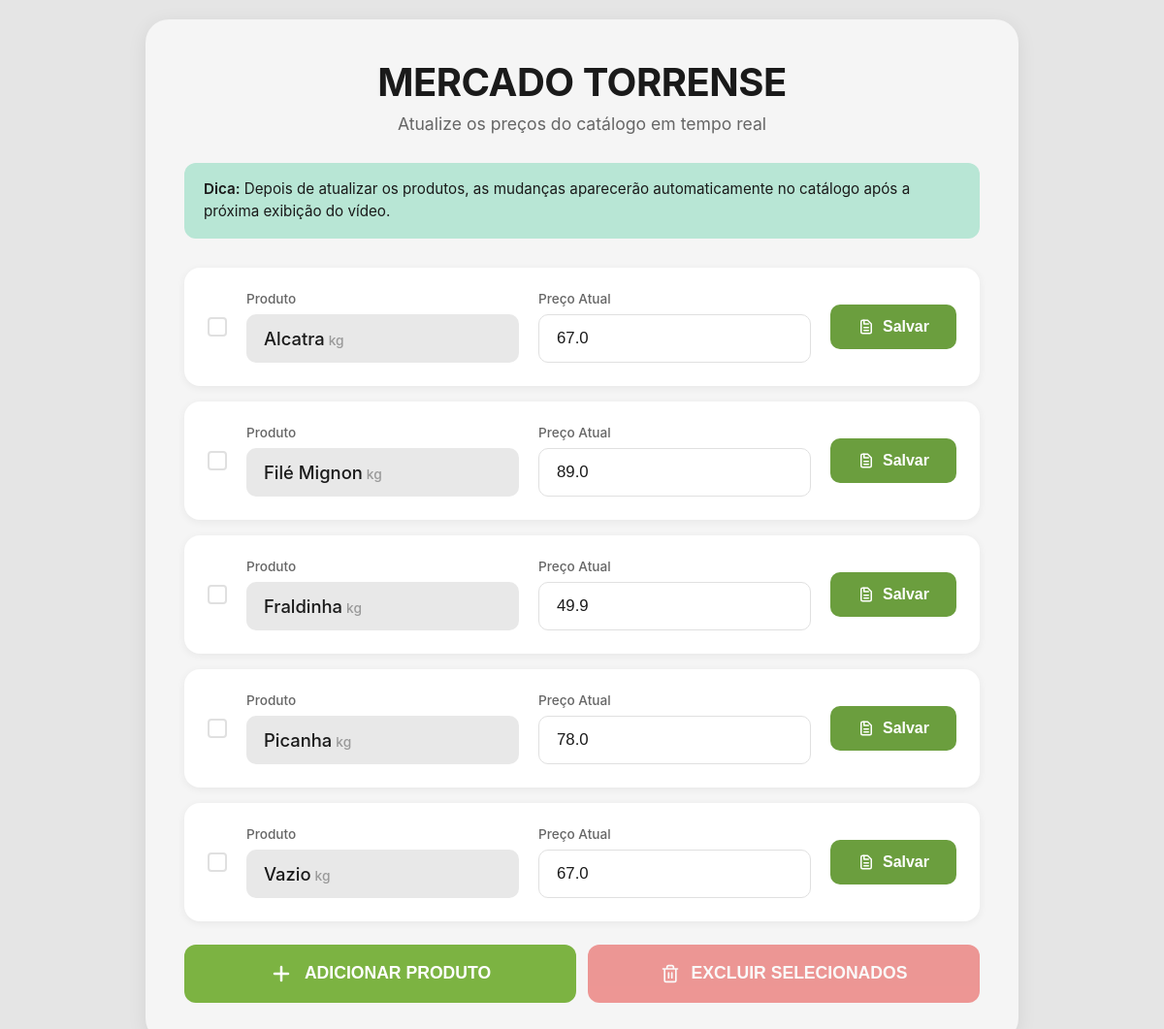
The page /gerenciar on the database as committed earlier.
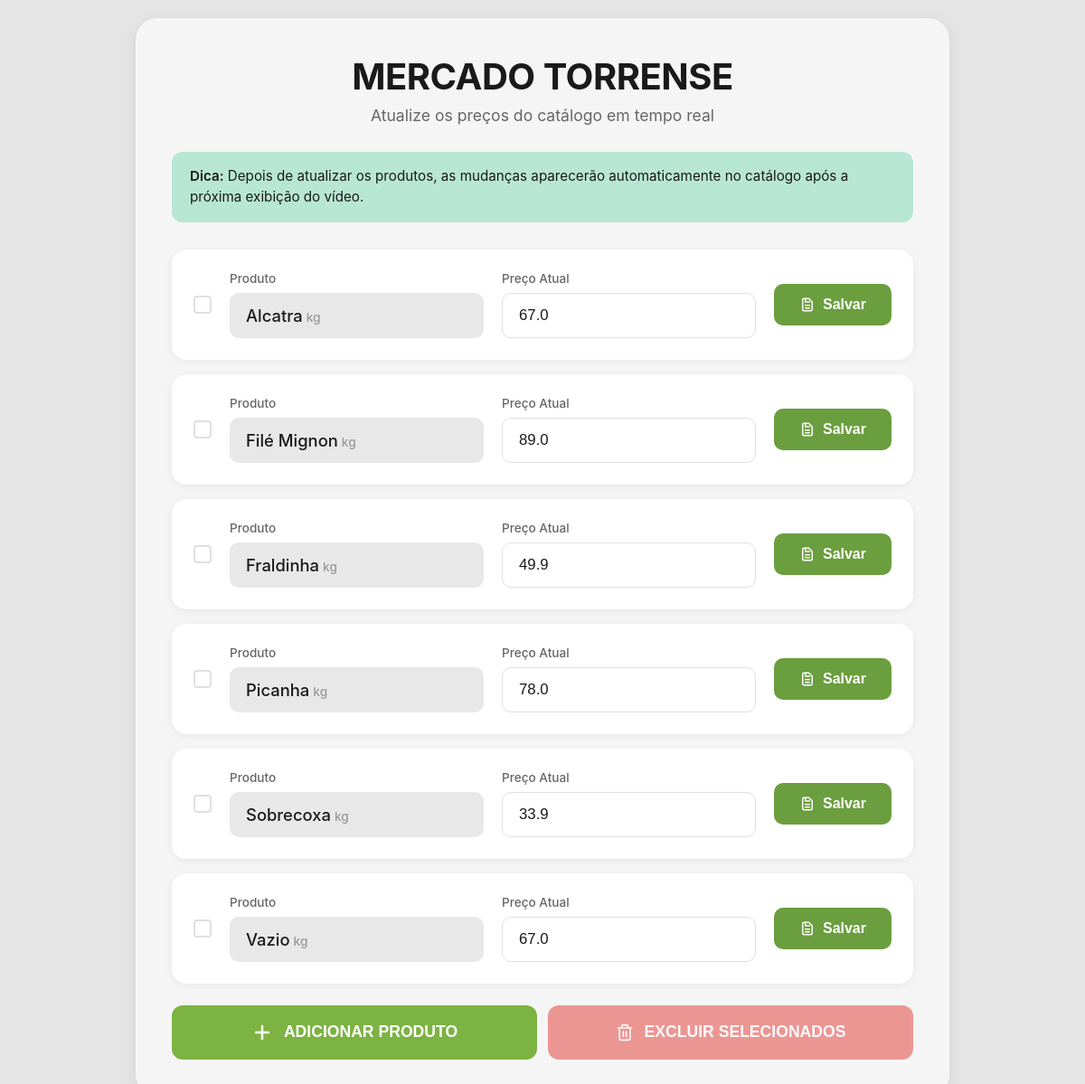
The same page on the database as committed later.
### tables this page shows
CREATE TABLE produtos (
            id INTEGER PRIMARY KEY AUTOINCREMENT,
            nome TEXT NOT NULL,
            preco REAL NOT NULL,
            unidade TEXT NOT NULL
        );

### app.py (the view)
@app.route('/')
@app.route('/gerenciar')
def gerenciar():
    conn = get_db_connection()
    produtos = conn.execute('SELECT * FROM produtos ORDER BY nome').fetchall()
    conn.close()
    return render_template('gerenciar.html', produtos=produtos)

### app.py (called while the page is built)
def get_db_connection():
    conn = sqlite3.connect(DB_NAME)
    conn.row_factory = sqlite3.Row
    return conn

### templates/gerenciar.html (shortened to what this page needs)
<!DOCTYPE html>
<html lang="pt-BR">
<head>
</head>
<body>
    <div class="container">
        <div class="header">
            <h1>MERCADO TORRENSE</h1>
            <p>Atualize os preços do catálogo em tempo real</p>
        </div>
        <div class="info-box">
            <strong>Dica:</strong> Depois de atualizar os produtos, as mudanças aparecerão automaticamente no catálogo após a próxima exibição do vídeo.
        </div>
        <div id="produtosLista">
            {% for produto in produtos %}
            <div class="produto-item">
                <div class="produto-checkbox">
                    <label for="select-{{ produto.id }}" class="checkbox-custom"></label>
                </div>
                <div class="produto-col">
                    <div class="produto-label">Produto</div>
                    <div class="produto-nome-display">
                        {{ produto.nome }}<span class="produto-unidade">{{ produto.unidade }}</span>
                    </div>
                </div>
                <div class="produto-col">
                    <div class="produto-label">Preço Atual</div>
                    <input
                        type="number"
                        id="preco-{{ produto.id }}"
                        step="0.01"
                        min="0"
                        value="{{ produto.preco }}"
                        placeholder="R$ 0,00"
                    >
                </div>
                <button class="btn-salvar" onclick="atualizarPreco({{ produto.id }})">
                    Salvar
                </button>
            </div>
            {% endfor %}
        </div>
        <div class="botoes-container">
            <button class="btn-adicionar" onclick="abrirModal()">
                <svg class="icon-plus" viewBox="0 0 24 24" fill="none" xmlns="http://www.w3.org/2000/svg">
                    <path d="M12 5V19M5 12H19" stroke="currentColor" stroke-width="2.5" stroke-linecap="round" stroke-linejoin="round"/>
                </svg>
                ADICIONAR PRODUTO
            </button>
            <button class="btn-excluir" id="btnExcluir" onclick="abrirModalExclusao()">
                EXCLUIR SELECIONADOS
            </button>
        </div>
    </div>
</body>
</html>

### templates/gerenciar.html (style rules this page uses)
* { margin: 0; padding: 0; box-sizing: border-box; }
body { font-family: -apple-system, BlinkMacSystemFont, 'Segoe UI', Roboto, 'Helvetica Neue', Arial, sans-serif; background: #E5E5E5; min-height: 100vh; padding: 20px; }
.container { max-width: 900px; margin: 0 auto; background: #F5F5F5; border-radius: 24px; padding: 40px; box-shadow: 0 4px 20px rgba(0, 0, 0, 0.08); }
.header { text-align: center; margin-bottom: 30px; }
.header h1 { font-size: 2.5em; font-weight: 700; color: #1A1A1A; margin-bottom: 8px; letter-spacing: -0.5px; }
.header p { font-size: 1.1em; color: #666; font-weight: 400; }
.info-box { background: #B8E6D5; border-radius: 12px; padding: 16px 20px; margin-bottom: 30px; color: #1A1A1A; font-size: 0.95em; line-height: 1.5; }
.info-box strong { font-weight: 600; }
.produto-item { background: white; border-radius: 16px; padding: 24px; margin-bottom: 16px; display: grid; grid-template-columns: auto 1fr 1fr auto; gap: 20px; align-items: center; box-shadow: 0 2px 8px rgba(0, 0, 0, 0.06); }
.produto-col { display: flex; flex-direction: column; }
.produto-label { font-size: 0.85em; color: #666; margin-bottom: 8px; font-weight: 500; }
.produto-nome-display { background: #E8E8E8; border-radius: 10px; padding: 14px 18px; font-size: 1.15em; color: #1A1A1A; font-weight: 500; }
.produto-unidade { font-size: 0.75em; color: #999; margin-left: 4px; }
input[type="number"] { background: white; border: 1.5px solid #E0E0E0; border-radius: 10px; padding: 14px 18px; font-size: 1.05em; color: #1A1A1A; transition: border-color 0.2s; width: 100%; }
.btn-salvar { background: #6B9E3E; color: white; border: none; border-radius: 10px; padding: 14px 28px; font-size: 1em; font-weight: 600; cursor: pointer; transition: all 0.2s; display: flex; align-items: center; gap: 8px; white-space: nowrap; }
.icon-save { width: 18px; height: 18px; }
.btn-adicionar { background: #7CB342; color: white; border: none; border-radius: 12px; padding: 18px 32px; font-size: 1.1em; font-weight: 600; cursor: pointer; transition: all 0.2s; display: flex; align-items: center; justify-content: center; gap: 12px; margin-top: 24px; width: 100%; }
.icon-plus { width: 24px; height: 24px; }
.produto-checkbox { display: flex; align-items: center; justify-content: center; }
.checkbox-custom { width: 20px; height: 20px; border: 2px solid #E0E0E0; border-radius: 4px; cursor: pointer; display: flex; align-items: center; justify-content: center; transition: all 0.2s; background: white; }
.btn-excluir { background: #E53935; color: white; border: none; border-radius: 12px; padding: 18px 32px; font-size: 1.1em; font-weight: 600; cursor: pointer; transition: all 0.2s; display: flex; align-items: center; justify-content: center; gap: 12px; margin-top: 16px; width: 100%; opacity: 0.5; pointer-events: none; }
.icon-trash { width: 20px; height: 20px; }
.botoes-container { display: flex; gap: 12px; margin-top: 24px; }
.botoes-container .btn-adicionar, .botoes-container .btn-excluir { flex: 1; margin-top: 0; }

Rows that differ between the two databases and show on the page:
added produtos: nome "Sobrecoxa", unidade "kg", preco "33.9"
